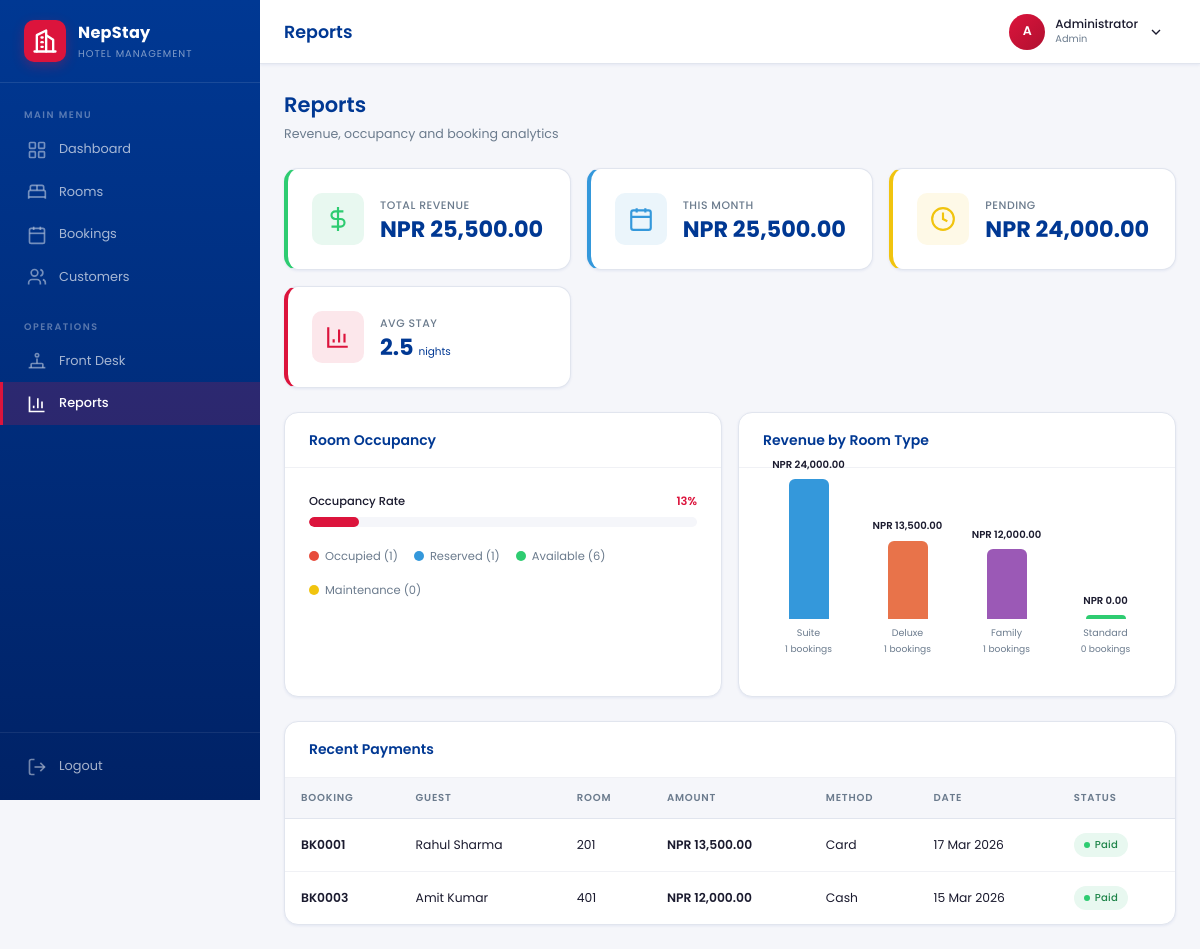
Screenshot of /admin/reports.php (signed in) with the database file from the repository.
### tables this page shows
CREATE TABLE users (
    id INT AUTO_INCREMENT PRIMARY KEY,
    name VARCHAR(100) NOT NULL,
    email VARCHAR(255) UNIQUE NOT NULL,
    password VARCHAR(255) NOT NULL,
    role ENUM('admin','staff','manager') DEFAULT 'admin',
    avatar VARCHAR(255) DEFAULT NULL,
    created_at TIMESTAMP DEFAULT CURRENT_TIMESTAMP,
    updated_at TIMESTAMP DEFAULT CURRENT_TIMESTAMP ON UPDATE CURRENT_TIMESTAMP
);

CREATE TABLE payments (
    id INT AUTO_INCREMENT PRIMARY KEY,
    booking_id INT NOT NULL,
    amount DECIMAL(10,2) NOT NULL,
    payment_method ENUM('Cash','Card','UPI','Bank Transfer','Other') DEFAULT 'Cash',
    transaction_id VARCHAR(100) DEFAULT NULL,
    payment_date DATE NOT NULL,
    status ENUM('Paid','Pending','Refunded') DEFAULT 'Paid',
    created_at TIMESTAMP DEFAULT CURRENT_TIMESTAMP,
    FOREIGN KEY (booking_id) REFERENCES bookings(id) ON DELETE CASCADE
);

CREATE TABLE bookings (
    id INT AUTO_INCREMENT PRIMARY KEY,
    customer_id INT NOT NULL,
    room_id INT NOT NULL,
    check_in DATE NOT NULL,
    check_out DATE NOT NULL,
    guests INT DEFAULT 1,
    total_amount DECIMAL(10,2) DEFAULT 0.00,
    status ENUM('Confirmed','Checked-In','Checked-Out','Cancelled') DEFAULT 'Confirmed',
    notes TEXT,
    checked_in_at DATETIME DEFAULT NULL,
    checked_out_at DATETIME DEFAULT NULL,
    created_at TIMESTAMP DEFAULT CURRENT_TIMESTAMP,
    updated_at TIMESTAMP DEFAULT CURRENT_TIMESTAMP ON UPDATE CURRENT_TIMESTAMP,
    FOREIGN KEY (customer_id) REFERENCES customers(id) ON DELETE CASCADE,
    FOREIGN KEY (room_id) REFERENCES rooms(id) ON DELETE CASCADE
);

CREATE TABLE customers (
    id INT AUTO_INCREMENT PRIMARY KEY,
    name VARCHAR(100) NOT NULL,
    email VARCHAR(255) DEFAULT NULL,
    phone VARCHAR(20) NOT NULL,
    address TEXT,
    id_proof ENUM('Passport','Driving License','National ID','Aadhar','Other') DEFAULT 'National ID',
    id_number VARCHAR(50) DEFAULT NULL,
    created_at TIMESTAMP DEFAULT CURRENT_TIMESTAMP,
    updated_at TIMESTAMP DEFAULT CURRENT_TIMESTAMP ON UPDATE CURRENT_TIMESTAMP
);

CREATE TABLE rooms (
    id INT AUTO_INCREMENT PRIMARY KEY,
    room_number VARCHAR(10) UNIQUE NOT NULL,
    type ENUM('Standard','Deluxe','Suite','Family') NOT NULL DEFAULT 'Standard',
    floor INT DEFAULT 1,
    price DECIMAL(10,2) NOT NULL,
    max_guests INT DEFAULT 2,
    description TEXT,
    amenities VARCHAR(500) DEFAULT NULL,
    status ENUM('Available','Occupied','Maintenance','Reserved') DEFAULT 'Available',
    image VARCHAR(255) DEFAULT NULL,
    created_at TIMESTAMP DEFAULT CURRENT_TIMESTAMP,
    updated_at TIMESTAMP DEFAULT CURRENT_TIMESTAMP ON UPDATE CURRENT_TIMESTAMP
);

### admin/reports.php (the view, shortened to what the rows shown need)
<?php
require_once '../includes/header.php';
$recentPayments = db_fetch_all("
    SELECT p.*, b.id AS booking_id, c.name AS customer_name, r.room_number
    FROM payments p
    JOIN bookings b ON p.booking_id = b.id
    JOIN customers c ON b.customer_id = c.id
    JOIN rooms r ON b.room_id = r.id
    ORDER BY p.payment_date DESC
    LIMIT 10
");
?>
<div class="page-header">
    <div>
        <h2>Reports</h2>
    </div>
</div>
<div class="table-container mt-lg">
    <div class="table-scroll">
        <table class="data-table">
            <thead>
                <tr>
                    <th>Booking</th>
                    <th>Guest</th>
                    <th>Room</th>
                    <th>Amount</th>
                    <th>Method</th>
                    <th>Date</th>
                    <th>Status</th>
                </tr>
            </thead>
            <tbody>
            <?php if (empty($recentPayments)): ?>
            <tr><td colspan="7"><div class="empty-state"><p>No payments recorded yet.</p></div></td></tr>
            <?php else: ?>
                <?php foreach ($recentPayments as $p): ?>
                <tr>
                    <td class="text-bold"><?php echo booking_id($p['booking_id']); ?></td>
                    <td><?php echo e($p['customer_name']); ?></td>
                    <td><?php echo e($p['room_number']); ?></td>
                    <td class="text-bold"><?php echo format_currency($p['amount']); ?></td>
                    <td><?php echo e($p['payment_method']); ?></td>
                    <td><?php echo format_date($p['payment_date']); ?></td>
                    <td><span class="badge <?php echo badge_class($p['status']); ?>"><span class="badge-dot"></span> <?php echo e($p['status']); ?></span></td>
                </tr>
                <?php endforeach; ?>
            <?php endif; ?>
            </tbody>
        </table>
    </div>
</div>
<?php require_once '../includes/footer.php'; ?>

### includes/header.php (shortened to what the rows shown need)
<?php
require_once __DIR__ . '/db.php';
require_once __DIR__ . '/auth.php';
require_once __DIR__ . '/functions.php';
$currentUser = current_user();
$currentPage = basename($_SERVER['PHP_SELF']);
$pageTitles = [
    'index.php'           => 'Dashboard',
    'rooms.php'           => 'Rooms',
    'room_form.php'       => isset($_GET['id']) ? 'Edit Room' : 'Add Room',
    'bookings.php'        => 'Bookings',
    'booking_form.php'    => isset($_GET['id']) ? 'Edit Booking' : 'New Booking',
    'customers.php'       => 'Customers',
    'customer_form.php'   => isset($_GET['id']) ? 'Edit Customer' : 'Add Customer',
    'reports.php'         => 'Reports',
    'front_desk.php'      => 'Front Desk',
];
$pageTitle = $pageTitles[$currentPage] ?? 'NepStay';
?>
<!DOCTYPE html>
<html lang="en">
<head>
    <link rel="stylesheet" href="/Hotel_Reservation_System/assets/css/style.css">
</head>
<body>
<div class="main-wrapper">
    <header class="topbar">
        <div class="topbar-left">
            <h1 class="topbar-title"><?php echo e($pageTitle); ?></h1>
        </div>
        <div class="topbar-right">
            <div class="topbar-user" id="userDropdownToggle">
                <div class="topbar-avatar"><?php echo strtoupper(substr($currentUser['name'] ?? 'A', 0, 1)); ?></div>
                <div class="topbar-user-info">
                    <span class="topbar-user-name"><?php echo e($currentUser['name'] ?? 'Admin'); ?></span>
                    <span class="topbar-user-role"><?php echo e(ucfirst($currentUser['role'] ?? 'admin')); ?></span>
                </div>
                <svg width="16" height="16" viewBox="0 0 24 24" fill="none" stroke="currentColor" stroke-width="2"><polyline points="6 9 12 15 18 9"/></svg>
            </div>
        </div>
    </header>
    <main class="content">

### rows the page displays
users: name "A", name "Administrator", role "Admin"
payments: booking "BK0001", customers.name "Rahul Sharma", rooms.room_number "201", amount "NPR 13,500.00", payment_method "Card", payment_date "17 Mar 2026", status "Paid"
payments: booking "BK0003", customers.name "Amit Kumar", rooms.room_number "401", amount "NPR 12,000.00", payment_method "Cash", payment_date "15 Mar 2026", status "Paid"

### other values shown
$pageTitle "Reports"
format_currency($totalRevenue) "NPR 25,500.00"
format_currency($monthRevenue) "NPR 25,500.00"
format_currency($pendingPayments) "NPR 24,000.00"
$avgStay "2.5"
$occupancyRate "13"
$occupiedRooms "1"
$reservedRooms "1"
$availRooms "6"
$maintRooms "0"
format_currency($rt['revenue']) "NPR 24,000.00"
$rt['type'] "Suite"
$rt['bookings'] "1"
format_currency($rt['revenue']) "NPR 13,500.00"
$rt['type'] "Deluxe"
